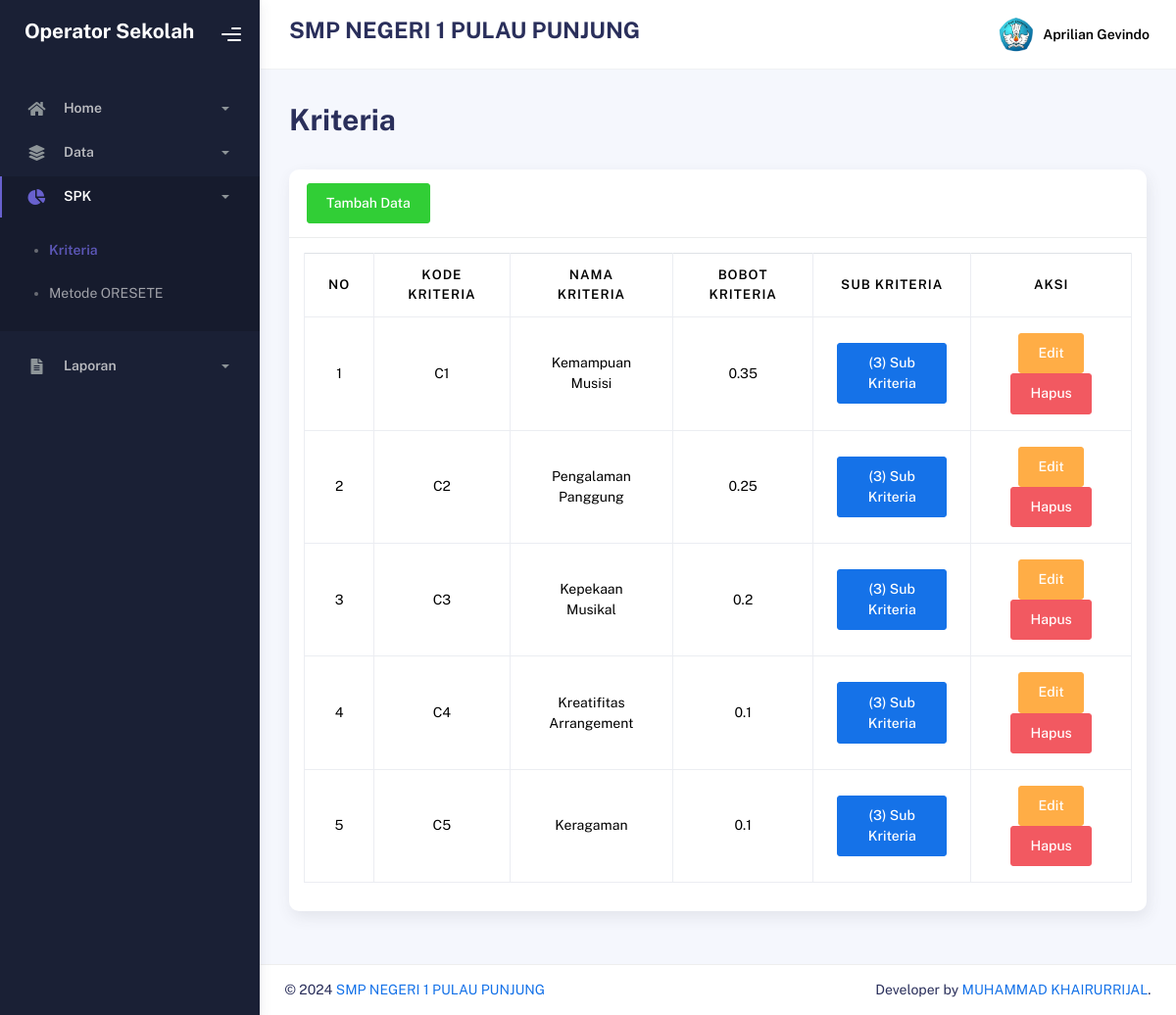
Screenshot of /?p=Kriteria (signed in) with the database file from the repository.
### tables this page shows
CREATE TABLE `pengguna` (
  `id_pengguna` int NOT NULL,
  `username` varchar(20) NOT NULL,
  `password` varchar(20) NOT NULL,
  `nama_pengguna` varchar(30) NOT NULL,
  `jabatan` enum('Kepala Sekolah','Operator Sekolah') NOT NULL,
  `foto_pengguna` text NOT NULL,
  `simpan_pengguna` timestamp NOT NULL DEFAULT CURRENT_TIMESTAMP ON UPDATE CURRENT_TIMESTAMP
);

CREATE TABLE `kriteria` (
  `kode_kriteria` varchar(10) NOT NULL,
  `nama_kriteria` varchar(30) NOT NULL,
  `jenis_kriteria` enum('Benefit','Cost') NOT NULL,
  `bobot_kriteria` float NOT NULL,
  `simpan_kriteria` timestamp NOT NULL DEFAULT CURRENT_TIMESTAMP ON UPDATE CURRENT_TIMESTAMP
);

### index.php (called while the page is built, shortened)
<?php
require_once 'app/config/db.php';
require_once 'app/config/crud.php';
$crud = new CRUD();
include_once 'app/routes/web.php';

### app/config/db.php (called while the page is built, shortened)
<?php
class DB
{
    public function __construct()
    {
        $this->con = mysqli_connect(
            self::HOST,
            self::USER,
            self::PASS,
            self::DB
        );
    }
}

### app/config/crud.php (called while the page is built, shortened)
<?php
class CRUD extends DB
{
    public function read($table, $opsi = "")
    {
        return mysqli_query(
            $this->con,
            "SELECT * FROM $table $opsi"
        );
    }
}

### app/controller/dashboard/spk_kriteria.php (called while the page is built, shortened)
<?php
$no = 1;
$queryKriteria = $crud->read(
    "kriteria",
    "ORDER BY kode_kriteria ASC"
);

### app/view/page/dashboard/spk_kriteria.php (the view, shortened to what this page needs)
<!DOCTYPE html>
<html lang="en">
<head>
    <?php include 'app/view/layout/head.php' ?>
</head>
<body>
    <?php include 'app/controller/dashboard/spk_kriteria.php' ?>
    <div class="wrapper">
        <?php include 'app/view/layout/sidebar.php' ?>
        <div class="main-panel">
            <?php include 'app/view/layout/navbar.php' ?>
            <div class="container">
                <div class="page-inner">
                    <div class="d-flex align-items-left align-items-md-center flex-column flex-md-row pt-2 pb-4">
                        <div>
                            <h1 class="fw-bolder mb-2"><?= $dataPage['page'] ?></h1>
                        </div>
                    </div>
                    <div class="row">
                        <div class="col-sm-12">
                            <div class="card card-stats card-round">
                                <div class="card-header">
                                    <button type="button" class="btn btn-success" data-bs-toggle="modal" data-bs-target="#tambahModal">
                                        Tambah Data
                                    </button>
                                </div>
                                <div class="card-body">
                                    <div class="table-responsive">
                                        <table class="table table-bordered table-hover text-center align-middle">
                                            <thead>
                                                <tr>
                                                    <th>No</th>
                                                    <th>Kode Kriteria</th>
                                                    <th>Nama Kriteria</th>
                                                    <th>Bobot Kriteria</th>
                                                    <th>Sub Kriteria</th>
                                                    <th>Aksi</th>
                                                </tr>
                                            </thead>
                                            <tbody>
                                                <?php foreach ($queryKriteria as $row) : ?>
                                                    <tr>
                                                        <td><?= $no++ ?></td>
                                                        <td><?= $row['kode_kriteria'] ?></td>
                                                        <td><?= $row['nama_kriteria'] ?></td>
                                                        <td><?= $row['bobot_kriteria'] ?></td>
                                                        <td>
                                                            <?php $queryCekSub = $crud->read("sub_kriteria", "WHERE kode_kriteria = '$row[kode_kriteria]'") ?>
                                                            <a href="?p=Sub&Kode=<?= $row['kode_kriteria'] ?>" class="btn btn-primary">(<?= mysqli_num_rows($queryCekSub) ?>) Sub Kriteria</a>
                                                        </td>
                                                        <td>
                                                            <button type="button" class="btn btn-warning" data-bs-toggle="modal" data-bs-target="#editModal<?= $no ?>">
                                                                Edit
                                                            </button>
                                                            <button type="button" class="btn btn-danger" data-bs-toggle="modal" data-bs-target="#hapusModal<?= $no ?>">
                                                                Hapus
                                                            </button>
                                                        </td>
                                                    </tr>
                                                <?php endforeach ?>
                                            </tbody>
                                        </table>
                                    </div>
                                </div>
                            </div>
                        </div>
                    </div>
                </div>
            </div>
            <?php include 'app/view/layout/footer.php' ?>
        </div>
    </div>
</body>
</html>

### app/view/layout/sidebar.php (shortened to what this page needs)
<div class="sidebar" data-background-color="dark">
    <div class="sidebar-logo">
        <div class="logo-header" data-background-color="dark">
            <a href="./" class="logo">
                <h4 class="text-white fw-bolder"><?= $dataPengguna['jabatan'] ?></h4>
            </a>
            <div class="nav-toggle">
                <button class="btn btn-toggle toggle-sidebar">
                    <i class="gg-menu-right"></i>
                </button>
            </div>
        </div>
    </div>
    <div class="sidebar-wrapper scrollbar scrollbar-inner">
        <div class="sidebar-content">
            <ul class="nav nav-secondary">
                <?php if ($dataPengguna['jabatan'] == "Operator Sekolah") : ?>
                    <li class="nav-item <?= ($page == "Dashboard" or $page == "DataPengguna") ? 'active submenu' : '' ?>">
                        <a data-bs-toggle="collapse" href="#home">
                            <i class="fas fa-home"></i>
                            <p>Home</p>
                            <span class="caret"></span>
                        </a>
                    </li>
                    <li class="nav-item <?= ($page == "DataSiswa" or $page == "DataNilai") ? 'active submenu' : '' ?>">
                        <a data-bs-toggle="collapse" href="#data">
                            <i class="fas fa-layer-group"></i>
                            <p>Data</p>
                            <span class="caret"></span>
                        </a>
                    </li>
                    <li class="nav-item <?= ($page == "Kriteria" or $page == "Oreste") ? 'active submenu' : '' ?>">
                        <a data-bs-toggle="collapse" href="#spk">
                            <i class="fas fa-chart-pie"></i>
                            <p>SPK</p>
                            <span class="caret"></span>
                        </a>
                        <div class="collapse <?= ($page == "Kriteria" or $page == "Sub" or $page == "Oreste") ? 'show' : '' ?>" id="spk">
                            <ul class="nav nav-collapse">
                                <li class="<?= ($page == "Kriteria" or $page == "Sub") ? 'active' : '' ?>">
                                    <a href="?p=Kriteria">
                                        <span class="sub-item">Kriteria</span>
                                    </a>
                                </li>
                                <li class="<?= $page == "Oreste" ? 'active' : '' ?>">
                                    <a href="?p=Oreste">
                                        <span class="sub-item">Metode ORESETE</span>
                                    </a>
                                </li>
                            </ul>
                        </div>
                    </li>
                    <li class="nav-item <?= ($page == "Laporan") ? 'active submenu' : '' ?>">
                        <a data-bs-toggle="collapse" href="#laporan">
                            <i class="fas fa-file-alt"></i>
                            <p>Laporan</p>
                            <span class="caret"></span>
                        </a>
                    </li>
                <?php endif ?>
            </ul>
        </div>
    </div>
</div>

### app/view/layout/navbar.php (shortened to what this page needs)
<div class="main-header">
    <nav class="navbar navbar-header navbar-header-transparent navbar-expand-lg border-bottom">
        <div class="container-fluid">
            <nav class="navbar navbar-header-left navbar-expand-lg p-0 d-none d-lg-flex">
                <div class="input-group">
                    <div class="input-group-prepend">
                        <h3 class="fw-bolder">SMP NEGERI 1 PULAU PUNJUNG</h3>
                    </div>
                </div>
            </nav>
            <ul class="navbar-nav topbar-nav ms-md-auto align-items-center">
                <li class="nav-item topbar-user dropdown hidden-caret">
                    <a class="dropdown-toggle profile-pic" data-bs-toggle="dropdown" href="#" aria-expanded="false">
                        <div class="avatar-sm">
                            <img src="assets/img/pengguna/<?= $dataPengguna['foto_pengguna'] ?>" class="avatar-img rounded-circle" />
                        </div>
                        <span class="profile-username">
                            <span class="fw-bold"><?= $dataPengguna['nama_pengguna'] ?></span>
                        </span>
                    </a>
                </li>
            </ul>
        </div>
    </nav>
</div>

### rows the page displays
pengguna: jabatan "Operator Sekolah", foto_pengguna (picture), nama_pengguna "Aprilian Gevindo"
kriteria: kode_kriteria "C1", nama_kriteria "Kemampuan Musisi", bobot_kriteria "0.35", mysqli_num_rows($queryCekSub) "3"
kriteria: kode_kriteria "C2", nama_kriteria "Pengalaman Panggung", bobot_kriteria "0.25", mysqli_num_rows($queryCekSub) "3"
kriteria: kode_kriteria "C3", nama_kriteria "Kepekaan Musikal", bobot_kriteria "0.2", mysqli_num_rows($queryCekSub) "3"
kriteria: kode_kriteria "C4", nama_kriteria "Kreatifitas Arrangement", bobot_kriteria "0.1", mysqli_num_rows($queryCekSub) "3"
kriteria: kode_kriteria "C5", nama_kriteria "Keragaman", bobot_kriteria "0.1", mysqli_num_rows($queryCekSub) "3"

### other values shown
$dataPage['page'] "Kriteria"
$dataProject['project'] "SMP NEGERI 1 PULAU PUNJUNG"
$dataProject['author'] "MUHAMMAD KHAIRURRIJAL"
